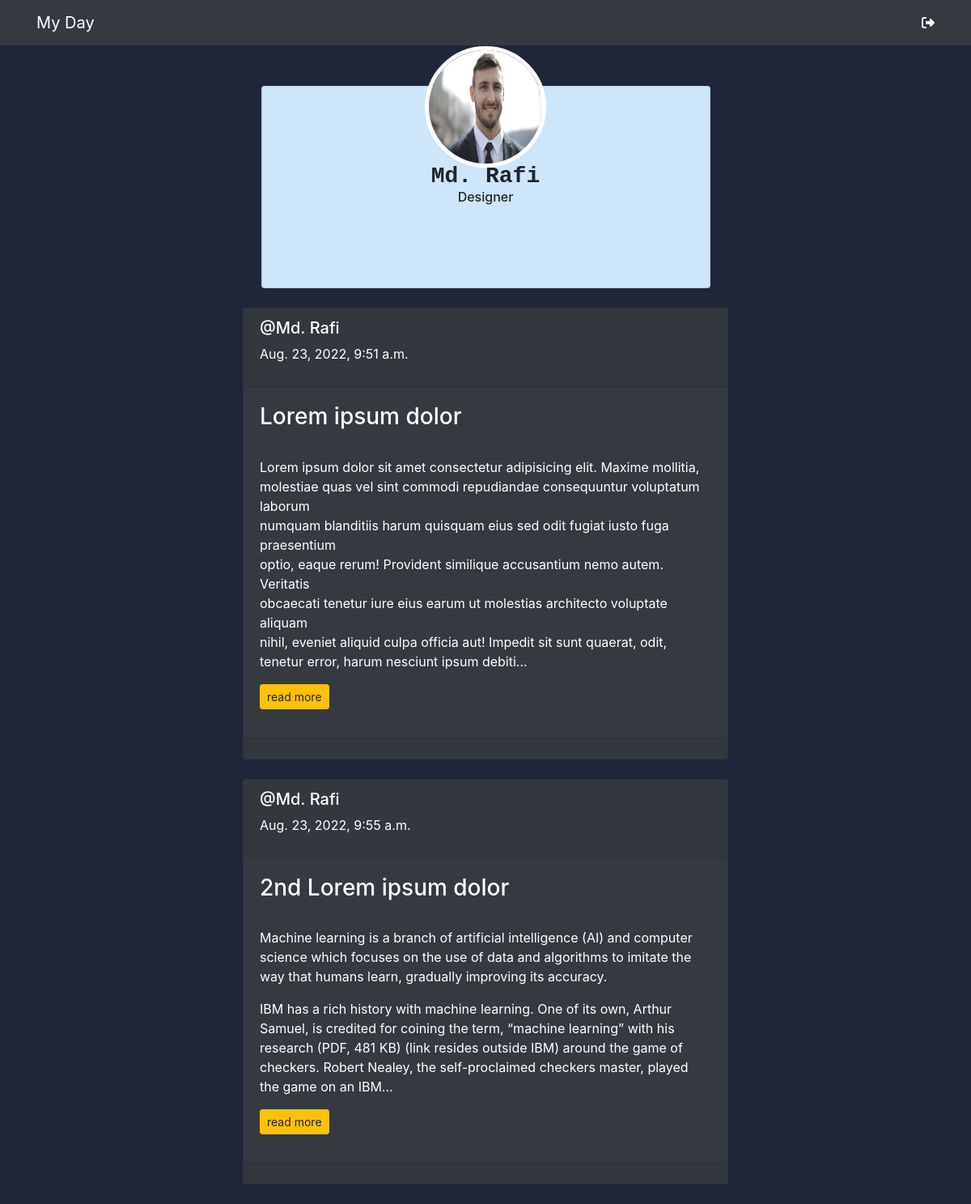
Before: /profile/4/ with the older database file.
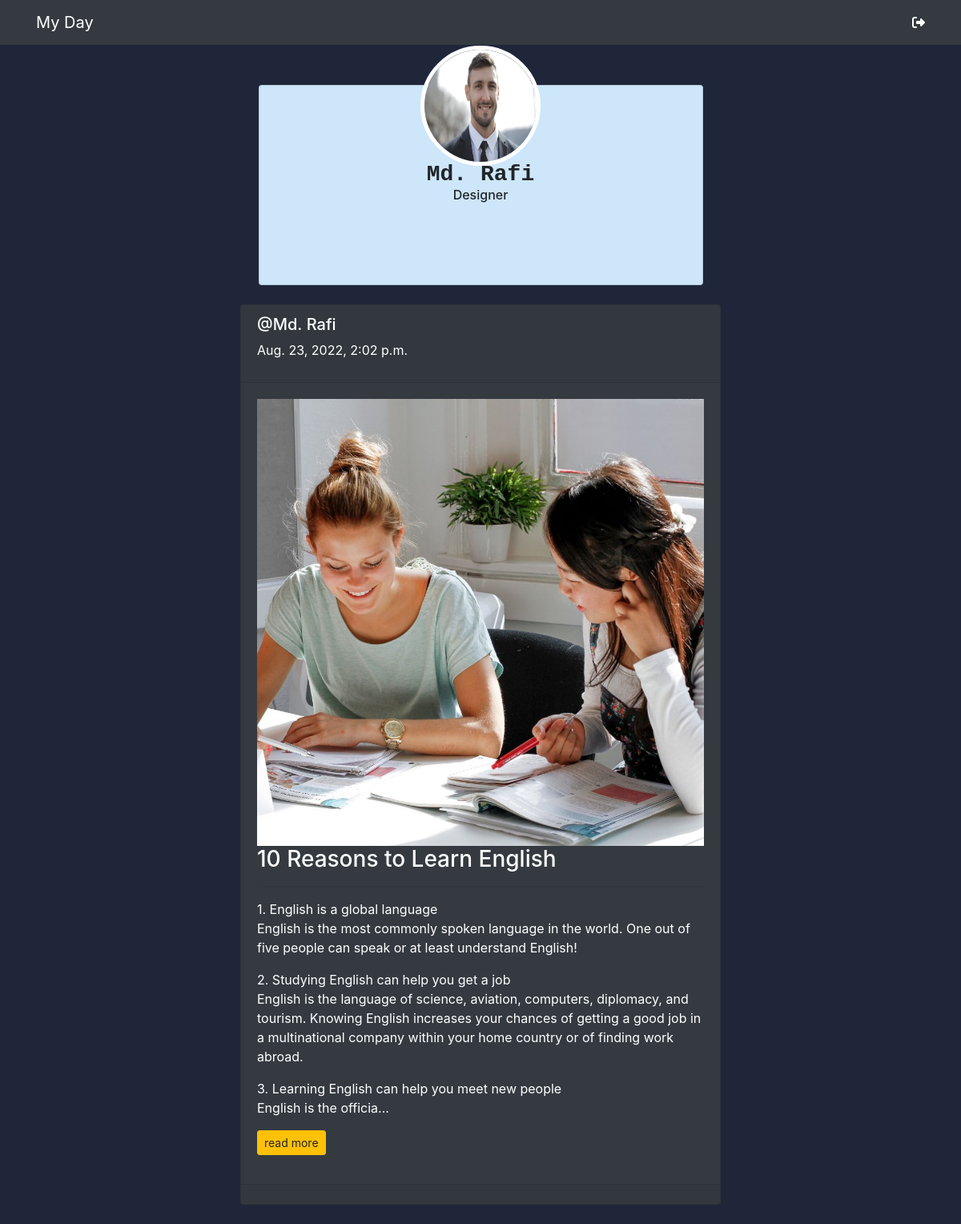
After: the same page with the newer database file.
### blogapp/models.py (models this page shows, shortened)
class Post(models.Model):
    user = models.ForeignKey(BlogUser,on_delete=models.CASCADE)
    title = models.CharField(max_length=300)
    desc = models.TextField()
    create_at = models.DateTimeField(auto_now_add=True)
    updated_at = models.DateTimeField(auto_now=True)
    image = models.ImageField(upload_to='media/blog_image',blank=True,null=True)

class BlogUser(AbstractUser):
    profile_pic = models.ImageField(upload_to='media/profile_pic',null=True,blank=True)
    bio = models.TextField(null=True,blank=True)

### blogapp/views.py (the view)
# urls.py: path('profile/<str:id>/',views.profile,name='profile'),
def profile(request,id):
    post = Post.objects.filter(user=id)
    user = BlogUser.objects.get(id=id)
    context = {
        'user':user,
        'post':post
    }
    return render(request,'blogapp/profile.html',context)

### blogapp/templatetags/custom_filters.py (called while the page is built)
def range_filter(value):
    return value[0:500]+'...'

### templates/blogapp/profile.html (shortened to what this page needs)
{% extends 'base.html' %}
{% load static %}
{% load custom_filters %}
{% block css %}
<link rel="stylesheet" href="{% static '/style/profile.css' %}">
{% endblock %}
{% block content %}
{% include 'nav.html' %}
<div class="container">
    <div class="card card-body mt-3 w-50 mx-auto  profile-card">
        <div class="profile-img">
            <img src="/{{user.profile_pic}}" alt="">
        </div>
        <div class="profile-info">
            <h3>{{user.first_name}}&nbsp;{{user.last_name}}</h3>
            <p>{{user.bio}}</p>
        </div>
    </div>
</div>
<br>
{% for i in post %}
<div class="card w-50 mx-auto bg-dark text-white">
    <div class="card-header">
        <a class="home-user" href="{% url 'profile' i.user.id %}"><h5>@{{i.user.first_name}}&nbsp;{{i.user.last_name}}</h5></a>
        <p>{{i.create_at}}</p>
    </div>
    <div class="card-body">
        <img src="/{{i.image}}" class="d-flex mx-auto" alt="">
        <div class="card-title">
            <h3>{{i.title}}</h3> <hr>
        </div>
        <p>
            {{i.desc|range_filter|linebreaks}}<a href="{% url 'post_view' i.id %}" class="btn btn-sm btn-warning">read more</a>
        </p>
    </div>
    <div class="card-footer">
    </div>
</div>
<br>
{% endfor %}
{% endblock %}

Changed rows visible on the page:
removed Post: user.first_name "Md.", user.last_name "Rafi", create_at "Aug. 23, 2022, 9:51 a.m.", title "Lorem ipsum dolor", desc|range_filter "Lorem ipsum dolor sit amet consectetur adipisicing elit. Maxime mollitia, molestiae quas vel sint commodi repudiandae consequuntur voluptatum laborum numquam blanditiis harum quisquam eius sed odit fugiat iusto fuga praesentium optio, eaque rerum! Provident similique accusantium nemo autem. Veritatis obcaecati tenetur iure eius earum ut molestias architecto voluptate aliquam nihil, eveniet aliquid culpa officia aut! Impedit sit sunt quaerat, odit, tenetur error, harum nesciunt ipsum debiti..."
removed Post: user.first_name "Md.", user.last_name "Rafi", create_at "Aug. 23, 2022, 9:55 a.m.", title "2nd Lorem ipsum dolor", desc|range_filter "Machine learning is a branch of artificial intelligence (AI) and computer science which focuses on the use of data and algorithms to imitate the way that humans learn, gradually improving its accuracy. IBM has a rich history with machine learning. One of its own, Arthur Samuel, is credited for coining the term, “machine learning” with his research (PDF, 481 KB) (link resides outside IBM) around the game of checkers. Robert Nealey, the self-proclaimed checkers master, played the game on an IBM..."
added Post: user.first_name "Md.", user.last_name "Rafi", create_at "Aug. 23, 2022, 2:02 p.m.", image (picture), title "10 Reasons to Learn English", desc|range_filter "1. English is a global language English is the most commonly spoken language in the world. One out of five people can speak or at least understand English! 2. Studying English can help you get a job English is the language of science, aviation, computers, diplomacy, and tourism. Knowing English increases your chances of getting a good job in a multinational company within your home country or of finding work abroad. 3. Learning English can help you meet new people English is the officia..."
